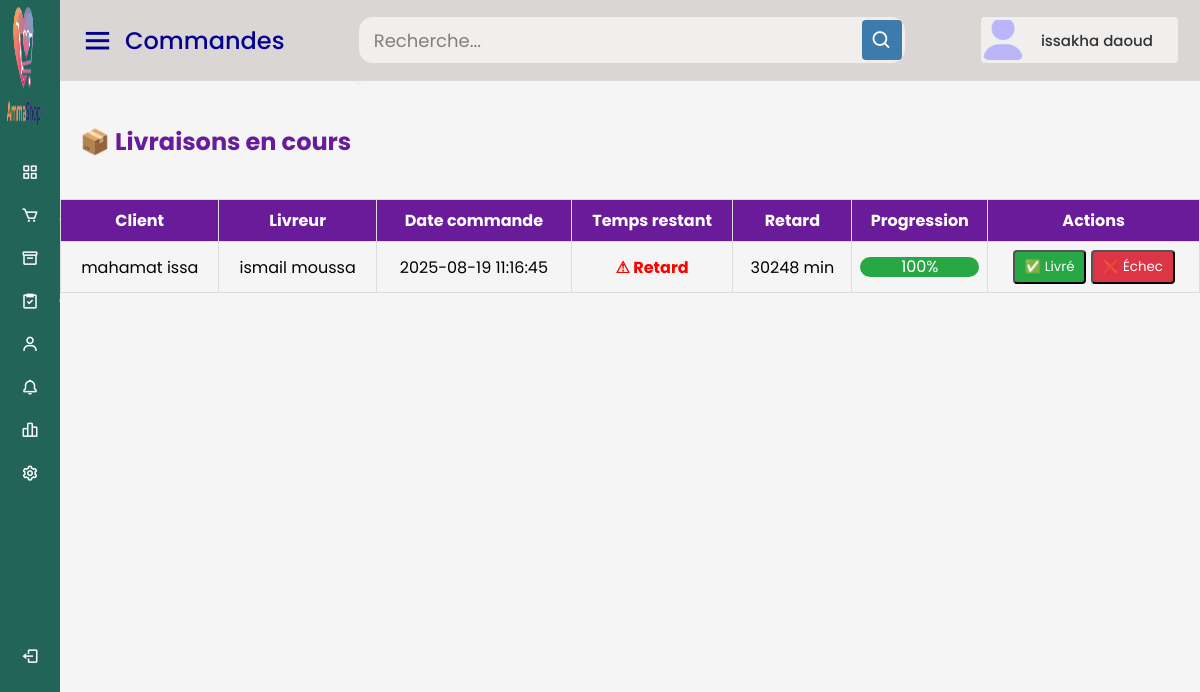
Page /tchadshop/livraison_en_cours.php (signed in) on the committed database.
### tables this page shows
CREATE TABLE IF NOT EXISTS `commandes` (
  `id` int NOT NULL AUTO_INCREMENT,
  `client_id` int DEFAULT NULL,
  `livreur_id` int DEFAULT NULL,
  `statut` enum('en attente','en cours','livré','échec') DEFAULT 'en attente',
  `total` decimal(10,2) NOT NULL,
  `date_commande` datetime DEFAULT CURRENT_TIMESTAMP,
  `latitude` decimal(10,8) DEFAULT NULL,
  `longitude` decimal(11,8) DEFAULT NULL,
  `adresse` varchar(255) DEFAULT NULL,
  `date_livraison` datetime DEFAULT NULL,
  `temps_livraison` varchar(50) DEFAULT NULL,
  `date_livraison_prevue` datetime DEFAULT NULL,
  `audio_path` varchar(255) DEFAULT NULL,
  `vu` tinyint(1) NOT NULL DEFAULT '0',
  PRIMARY KEY (`id`),
  KEY `commandes_ibfk_1` (`client_id`),
  KEY `commandes_ibfk_2` (`livreur_id`)
);

CREATE TABLE IF NOT EXISTS `clients` (
  `id` int NOT NULL AUTO_INCREMENT,
  `nom` varchar(100) NOT NULL,
  `email` varchar(100) DEFAULT NULL,
  `telephone` varchar(20) NOT NULL,
  `adresse` text,
  `password` varchar(255) DEFAULT NULL,
  `created_at` timestamp NULL DEFAULT CURRENT_TIMESTAMP,
  `invite` tinyint(1) DEFAULT '1',
  `vu` tinyint(1) DEFAULT '0',
  `reset_token` varchar(255) DEFAULT NULL,
  `reset_token_expire` int DEFAULT NULL,
  `langue` varchar(5) DEFAULT 'fr',
  PRIMARY KEY (`id`),
  UNIQUE KEY `email` (`email`)
);

CREATE TABLE IF NOT EXISTS `livreurs` (
  `id` int NOT NULL AUTO_INCREMENT,
  `nom` varchar(100) NOT NULL,
  `telephone` varchar(20) NOT NULL,
  `email` varchar(100) DEFAULT NULL,
  `password` varchar(255) DEFAULT NULL,
  `actif` tinyint(1) DEFAULT '1',
  `created_at` timestamp NULL DEFAULT CURRENT_TIMESTAMP,
  PRIMARY KEY (`id`),
  UNIQUE KEY `email` (`email`)
);

### tchadshop/livraison_en_cours.php (the view, shortened to what this page needs)
<?php
$conn = new mysqli("localhost", "root", "", "tchadshop_db");
function safe($val) {
    return htmlspecialchars($val ?? '');
}
$filtre_statut = $_GET['filtre_statut'] ?? 'en cours';
$filtre_statut = in_array($filtre_statut, ['en cours', 'livré', 'échec']) ? $filtre_statut : 'en cours';
$sql = "SELECT c.*, cl.nom AS client_nom, cl.telephone, cl.invite AS client_invite, l.nom AS livreur_nom
        FROM commandes c
        LEFT JOIN clients cl ON c.client_id = cl.id
        LEFT JOIN livreurs l ON c.livreur_id = l.id
        WHERE c.statut = ? AND c.livreur_id IS NOT NULL
        ORDER BY c.date_commande DESC";
$stmt = $conn->prepare($sql);
$stmt->bind_param("s", $filtre_statut);
$stmt->execute();
$res = $stmt->get_result();
?>
<!DOCTYPE html>
<html lang="fr">
<head>
</head>
<body>
     <?php include("header.php"); ?>
    <div class="home-content">
    <h2>📦 Livraisons en cours</h2>
    <table>
        <thead>
            <tr>
                <th>Client</th>
                <th>Livreur</th>
                <th>Date commande</th>
                <th>Temps restant</th>
                <th>Retard</th>
                <th>Progression</th>
                <?php if ($filtre_statut == 'en cours'): ?>
                    <th>Actions</th>
                <?php endif; ?>
            </tr>
        </thead>
        <tbody>
            <?php while ($c = $res->fetch_assoc()):
            ?>
            <tr>
                <td>
                    <?= safe($c['client_nom']) ?>
                </td>
                <td><?= safe($c['livreur_nom']) ?></td>
                <td><?= safe($c['date_commande']) ?></td>
                <td><span id="timer-<?= $c['id'] ?>">Calcul...</span></td>
                <td><span id="retard-<?= $c['id'] ?>">—</span></td>
                <td>
                    <div class="progress-bar">
                        <div id="progress-<?= $c['id'] ?>" class="progress-fill">0%</div>
                    </div>
                </td>
                <?php if ($filtre_statut == 'en cours'): ?>
                <td>
                    <form method="post" action="marquer_livre.php" style="display:inline;">
                        <button type="submit" class="btn1 done-btn">✅ Livré</button>
                    </form>
                    <form method="post" action="marquer_echec.php" style="display:inline;" onsubmit="return confirm('Confirmer échec ?');">
                        <button type="submit" class="btn1 fail-btn">❌ Échec</button>
                    </form>
                </td>
                <?php endif; ?>
            </tr>
            <?php endwhile; ?>
        </tbody>
    </table>
    <br>
    </div>
</body>
</html>

### tchadshop/style4.css (style rules this page uses)
* { margin: 0; padding: 0; box-sizing: border-box; font-family: "Poppins", sans-serif; }
.home-section .home-content { position: relative; padding-top: 104px; }

### tchadshop/livraison_en_cours.php (style rules this page uses)
body { font-family: Arial; background-color: #f8f8f8; }
table { width: 100%; border-collapse: collapse; margin-top: 40px; }
th, td { border: 1px solid #ddd; padding: 8px; text-align: center; }
th { background-color: #6a1b9a; color: #fff; }
.progress-bar { width: 100%; height: 20px; background: #e0e0e0; border-radius: 10px; overflow: hidden; }
.progress-fill { height: 100%; width: 0%; background: #28a745; text-align: center; color: white; line-height: 20px; transition: width 0.5s ease; }
.btn1 { background: #007bff; color: white; padding: 5px 10px; border-radius: 4px; text-decoration: none; }
.done-btn { background: #28a745; }
.fail-btn { background: #dc3545; }
h2 { color: #6a1b9a; margin: 20px; }

### rows in the picture
commandes: client.nom "mahamat issa", livreur.nom "ismail moussa", date_commande "2025-08-19 11:16:45"

### other values in the picture
$page_title "Commandes"
$adminName "issakha daoud"
